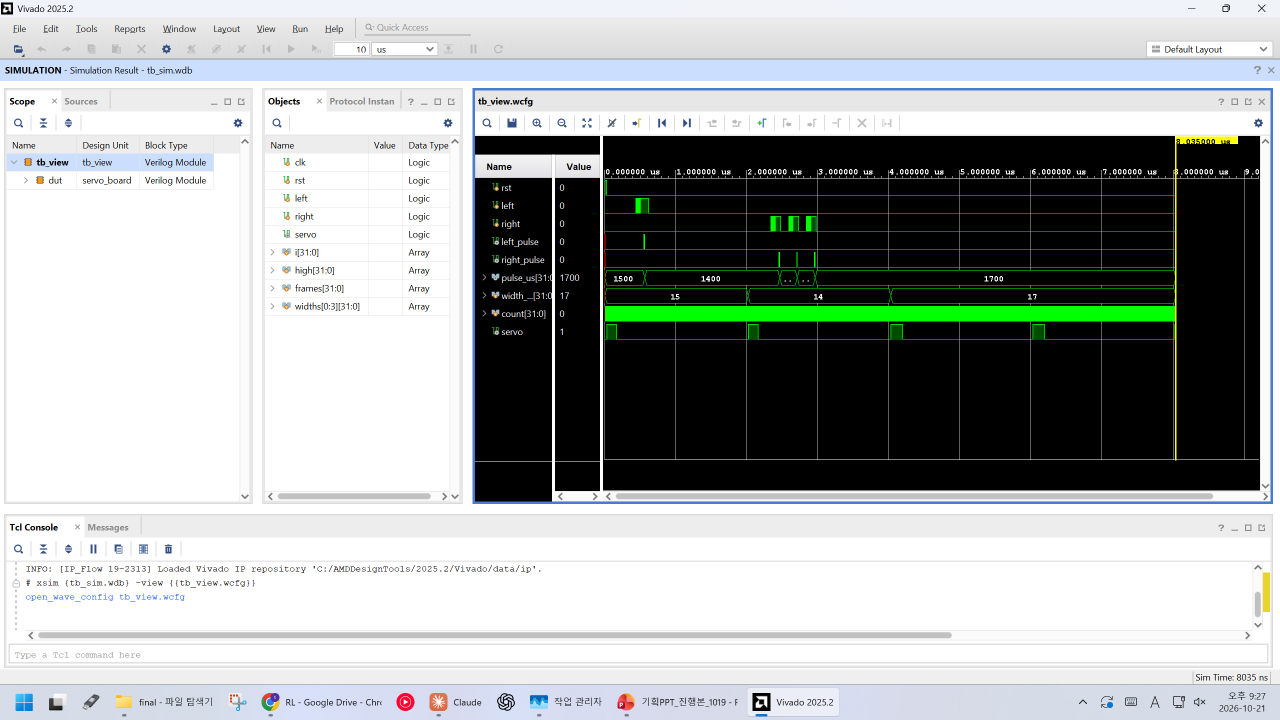
#> input picture lab6/report/pre/captures/lab6_01_servo_tb_view.png, 2560 x 1440 px (shown at 1/2 size)
$ python make_figures.py
#> lines starting #> are read from the running program, lines starting #| are printed output that depends on the picture
"""LAB6 예비보고서 그림 생성기.

- images/vivado/*.png : Vivado 시뮬레이터 화면 캡처(captures/, tools/capture_xsim.ps1)에서
  이름·값 칸과 파형만 잘라 시간축을 반으로 나눠 위아래로 쌓은 것(lab4·lab5와 같은 방식)
- images/block/*.png  : 블록 흐름·배선 그림
- images/theory/*.png : UART 프레임, 서보 펄스, DAC 계단 출력의 예상 파형

모든 그림은 2단 본문의 한 단(약 8 cm)에 들어가므로 폭 1000 px 안팎, 글자 20 px 이상으로 만든다.
그리기 도우미(node, arrow, timing 등)는 lab5/report/pre/make_figures.py와 같다.

실행: python make_figures.py   (Pillow 필요)
"""
from pathlib import Path

from PIL import Image, ImageDraw, ImageFont

HERE = Path(__file__).resolve().parent
IMG = HERE / 'images'
CAP = HERE / 'captures'

NAVY = (31, 78, 120)
PALE = (234, 242, 248)
GRAY = (110, 110, 110)
LIGHT = (243, 243, 243)
RED = (192, 57, 43)
GREEN = (30, 132, 73)
ORANGE = (200, 120, 20)
BLACK = (34, 34, 34)


# [6 lines left out: function font, not called in this run]


# ------------------------------------------------------------ Vivado crops
# (캡처 원본, 신호 행 수) — 2560x1440 전체 화면 캡처 기준 좌표는 lab4와 같다.
VIVADO = [
    ('lab6_01_servo_tb_view.png', 9), ('lab6_01_servo_tb.png', 7),
    ('lab6_02_sram_tb_view.png', 9), ('lab6_02_sram_tb.png', 9),
    ('lab6_03_dac_tb_view.png', 7), ('lab6_03_dac_tb.png', 7),
    ('lab6_04_uart_led_tb_view.png', 8), ('lab6_04_uart_led_tb.png', 8),
]
NAME_X0, NAME_X1, WAVE_X0, WAVE_MID, WAVE_X1 = 947, 1204, 1208, 1775, 2356
TOP_Y, ROW_Y, ROW_H = 322, 356, 36


def crop_vivado():
    out = IMG / 'vivado'
    out.mkdir(parents=True, exist_ok=True)
    for src, rows in VIVADO:
        with Image.open(CAP / src) as im:
#> im is the input picture: PIL image 2560x1440 RGBA; mean R, G, B, A 168.3, 173, 171.7, 255
            if im.size != (2560, 1440):
                raise ValueError(f'{src}: unexpected size {im.size}')
            bottom = ROW_Y + ROW_H * rows + 8
            names = im.crop((NAME_X0, TOP_Y, NAME_X1, bottom))
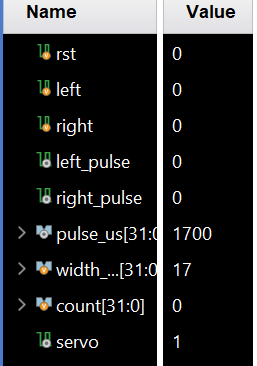
#> names: PIL image 257x366 RGBA; mean R, G, B, A 38.2, 39.1, 39.7, 255
            halves = [im.crop((WAVE_X0, TOP_Y, WAVE_MID, bottom)), im.crop((WAVE_MID, TOP_Y, WAVE_X1, bottom))]
            sheet = Image.new('RGB', (names.width + max(h.width for h in halves), 2 * names.height + 10), 'white')
#> sheet: PIL image 838x742 RGB; every value is 255
            for i, half in enumerate(halves):
                y = i * (names.height + 10)
                sheet.paste(names, (0, y))
                sheet.paste(half, (names.width, y))
#> this loop made 2 passes
#> y on passes 1 to 2: 0, 376
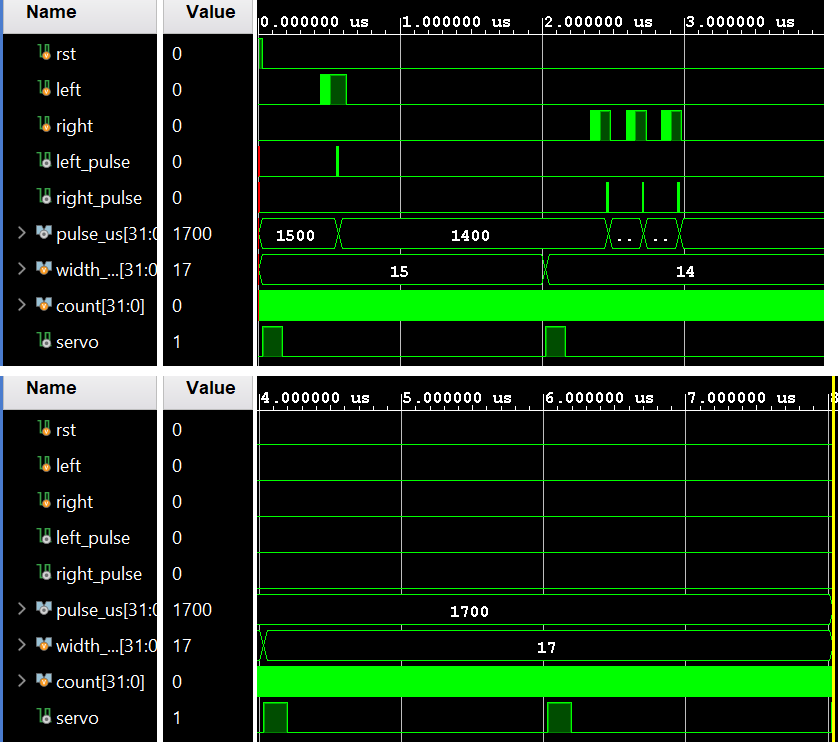
#> sheet: PIL image 838x742 RGB; mean R, G, B 20.7, 41.5, 20.6
            sheet.save(out / src)
        print(out / src)
#> pass 2 of the loop in crop_vivado, `for src, rows in VIVADO:`:
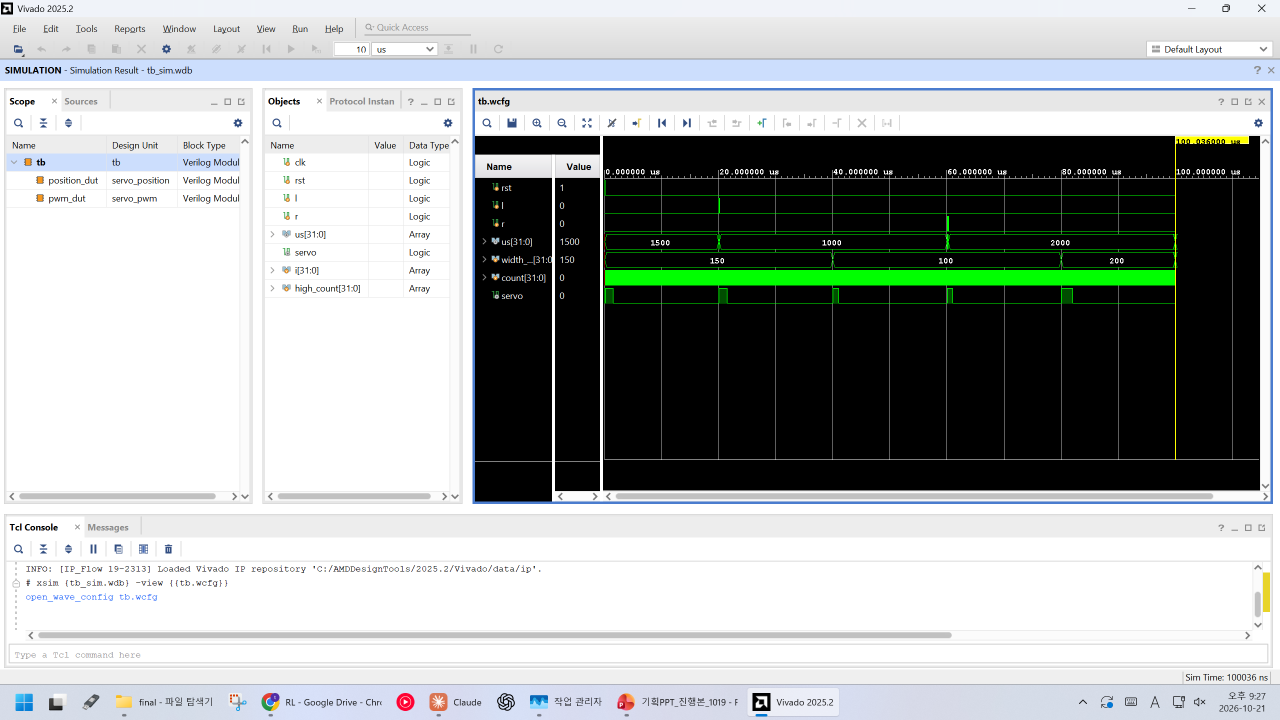
#> input picture lab6/report/pre/captures/lab6_01_servo_tb.png, 2560 x 1440 px (shown at 1/2 size)
#> in crop_vivado, im is the input picture: PIL image 2560x1440 RGBA; mean R, G, B, A 168.1, 172.5, 171.5, 255
#> in crop_vivado, `names = im.crop((NAME_X0, TOP_Y, NAME_X1, bottom))`:
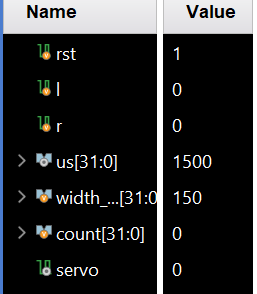
#> names: PIL image 257x294 RGBA; mean R, G, B, A 41.4, 42.2, 42.9, 255
#> the loop in crop_vivado, `for i, half in enumerate(halves):` made 2 passes
#> y on passes 1 to 2: 0, 304
#> after the loop in crop_vivado, `for i, half in enumerate(halves):`:
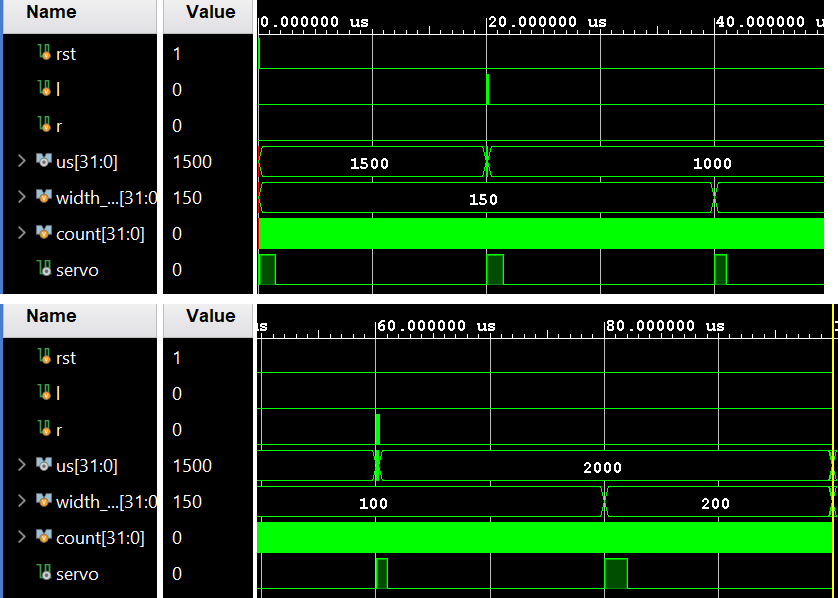
#> sheet: PIL image 838x598 RGB; mean R, G, B 22.3, 46.1, 22.4
#> pass 3 of the loop in crop_vivado, `for src, rows in VIVADO:`:
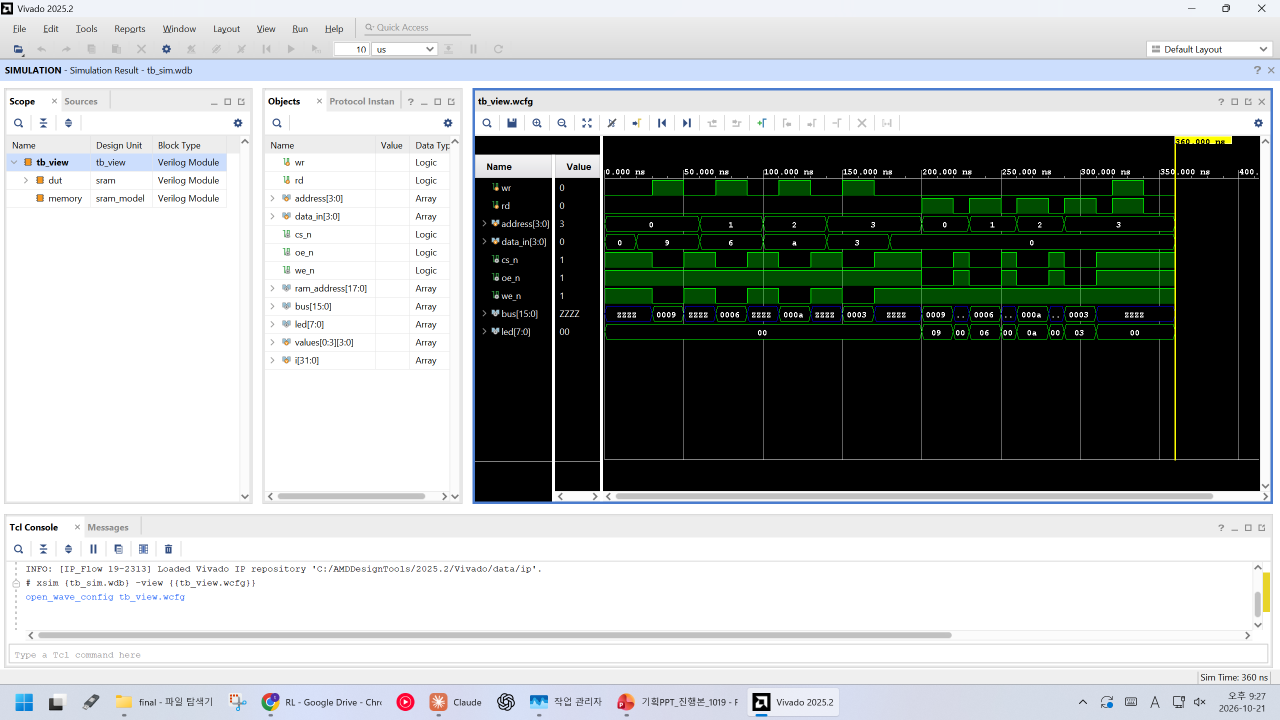
#> input picture lab6/report/pre/captures/lab6_02_sram_tb_view.png, 2560 x 1440 px (shown at 1/2 size)
#> in crop_vivado, im is the input picture: PIL image 2560x1440 RGBA; mean R, G, B, A 168.1, 172.5, 171.7, 255
#> in crop_vivado, `names = im.crop((NAME_X0, TOP_Y, NAME_X1, bottom))`:
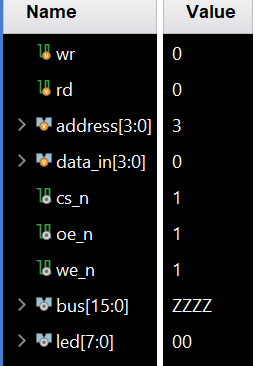
#> names: PIL image 257x366 RGBA; mean R, G, B, A 37.4, 38.3, 39, 255
#> the loop in crop_vivado, `for i, half in enumerate(halves):` made 2 passes
#> after the loop in crop_vivado, `for i, half in enumerate(halves):`:
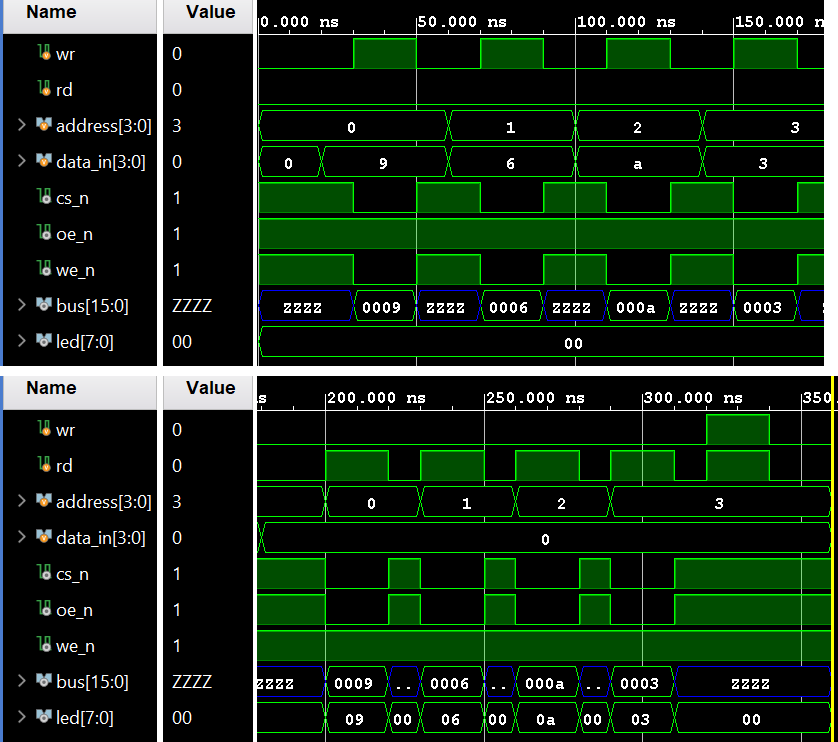
#> sheet: PIL image 838x742 RGB; mean R, G, B 21.2, 40.2, 21.9
#> the loop made 7 passes; the first 3 are shown


# ------------------------------------------------------------ block diagrams
# [34 lines left out: functions text_center, node, arrow, not called in this run]


def canvas(w, h):
    im = Image.new('RGB', (w, h), 'white')
    return im, ImageDraw.Draw(im)


# [202 lines left out: functions trace, timing, block_task5, block_task67, block_servo, block_sram and 4 more, not called in this run]


def main():
    if CAP.is_dir() and any(CAP.glob('*.png')):
        crop_vivado()
    for folder, name, im in [
        ('block', 'stm32_task5_block.png', block_task5()),
        ('block', 'stm32_task67_block.png', block_task67()),
        ('block', '01_servo_block.png', block_servo()),
        ('block', '02_sram_block.png', block_sram()),
        ('block', '03_dac_block.png', block_dac()),
        ('theory', 'uart_frame.png', uart_frame()),
        ('theory', 'servo_pulse.png', servo_pulse()),
        ('theory', 'dac_ramp.png', dac_ramp()),
    ]:
        (IMG / folder).mkdir(parents=True, exist_ok=True)
        im.save(IMG / folder / name)
        print(IMG / folder / name)


if __name__ == '__main__':
#> (the run stopped early here; a loop or call above may not have finished)
